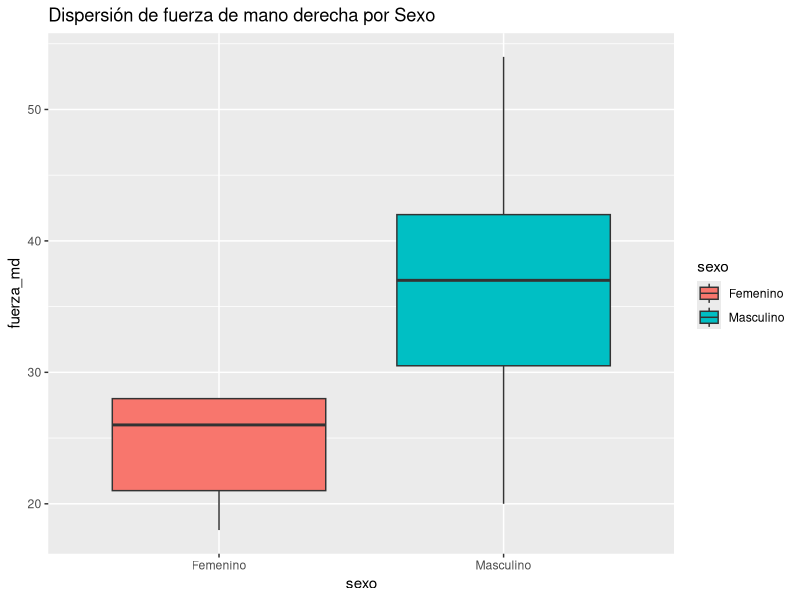
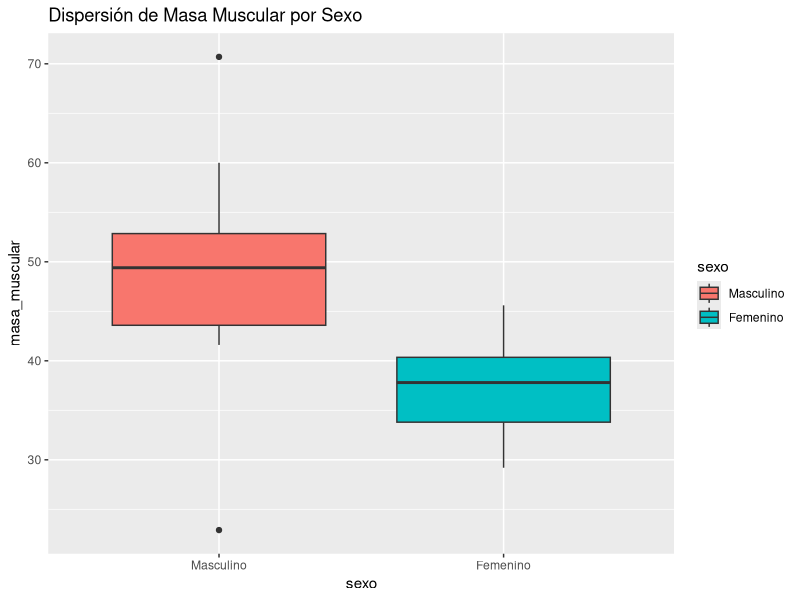
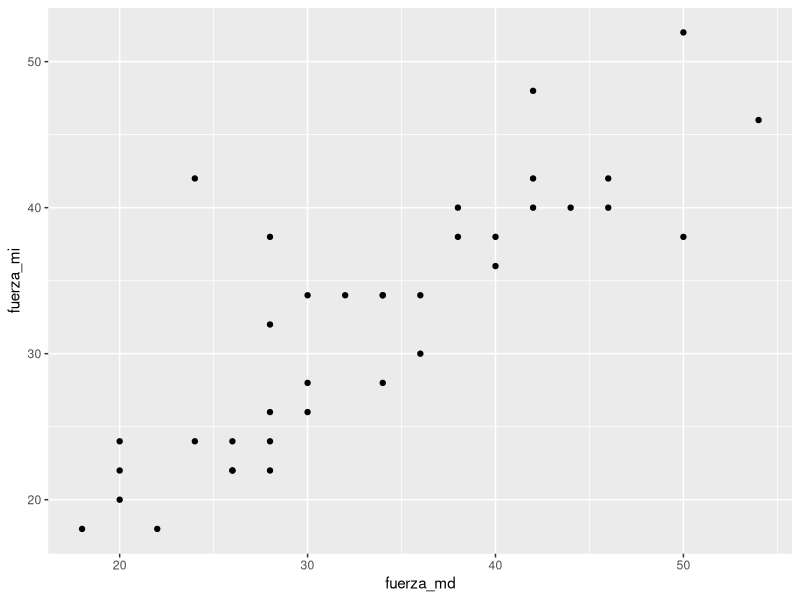
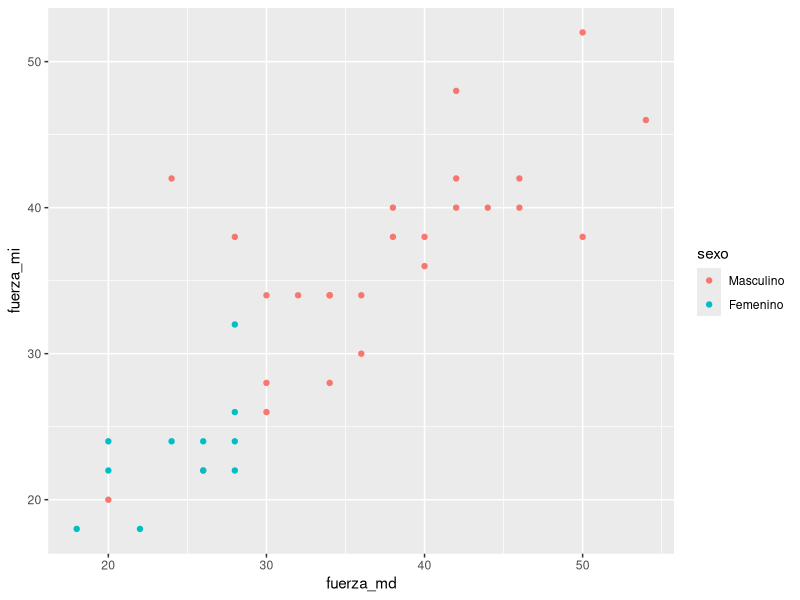
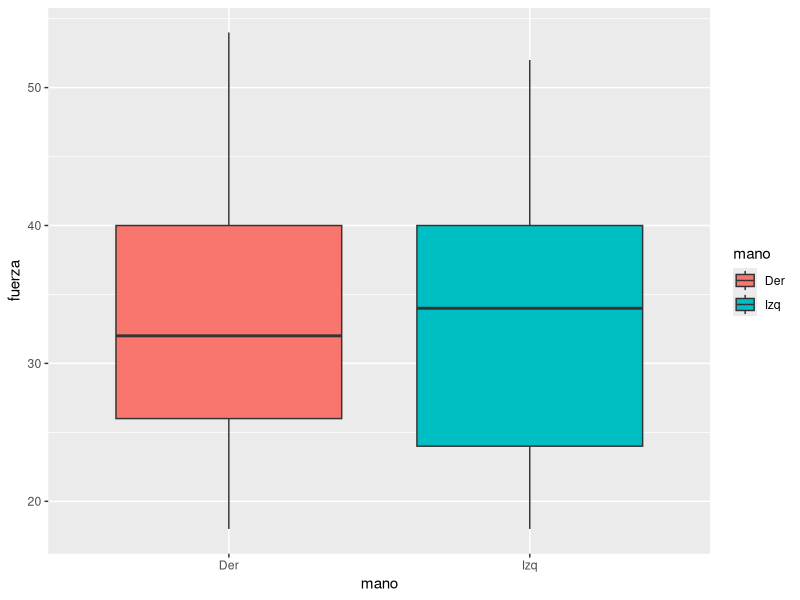
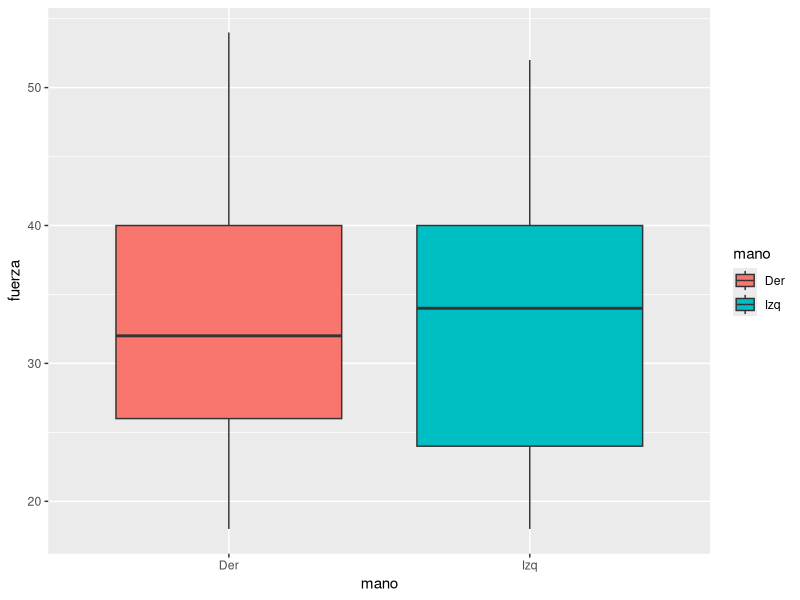

Write the R code that produced these figures, in order.
## ---- chunk 1
#| echo: false
setwd("~/Documents/Cursos/Laboratorio")
## ---- chunk 2
#| echo: true
#| output-location: fragment
#| column: screen-inset-shaded 
getwd()
## ---- chunk 3
#| echo: true
#| output-location: fragment
#| column: screen-inset-shaded 
setwd("~/Documents/Cursos/Laboratorio")
## ---- chunk 4
#| echo: true
#| output-location: fragment
#| column: screen-inset-shaded 
library(tidyverse) 
options(pillar.sigfig = 5) 
## ---- chunk 5
#| echo: true
#| output-location: fragment
#| column: screen-inset-shaded

library(readxl) #<1> 
df <- read.csv("DatosFisioLimpio.csv",row.names=1, stringsAsFactors=TRUE)
## ---- chunk 6
#| echo: true
#| output-location: fragment
#| column: screen-inset-shaded
summary(df)   
## ---- chunk 7
#| echo: true
#| output-location: fragment
#| column: screen-inset-shaded
glimpse(df)
## ---- chunk 8
#| echo: true 
library(tidyverse)
library(broom)
df |> 
  ggplot(aes(x = sexo, y = fuerza_md, fill = sexo)) +
  geom_boxplot() +
  labs(title = "Dispersión de fuerza de mano derecha por Sexo")
## ---- chunk 9
#| echo: true
#| output-location: fragment
#| column: screen-inset-shaded

df|>group_by(sexo)|>summarise(N=n(),Media=mean(fuerza_md),Var=var(fuerza_md))  
## ---- chunk 10
#| echo: true
#| output-location: fragment
#| column: screen-inset-shaded
eemedia=function(x){
  sd(x,na.rm = TRUE)/sqrt(length(na.omit(x))) 
}
## ---- chunk 11
#| echo: true
#| output-location: fragment
#| column: screen-inset-shaded

df|>group_by(sexo)|>summarise(N=n(),Media=mean(fuerza_md),Var=var(fuerza_md),Ee=eemedia(fuerza_md))  
## ---- chunk 12
#| echo: true
#| output-location: fragment
#| column: screen-inset-shaded

df|>group_by(sexo)|>summarise(N=n(),Media=mean(fuerza_md),Sd=sd(fuerza_md)) |> mutate(ee=Sd/sqrt(N))   
## ---- chunk 13
#| echo: true
#| output-location: fragment
#| column: screen-inset-shaded

df |>with(var.test(fuerza_md~sexo)) 
## ---- chunk 14
#| echo: true
#| output-location: fragment
#| column: screen-inset-shaded

resultados_f <- df |>with(var.test(fuerza_md~sexo))|>tidy()
## ---- chunk 15
#| echo: true
#| output-location: fragment
#| column: screen-inset-shaded
print(resultados_f ) 
## ---- chunk 16
#| echo: true
#| output-location: fragment
#| column: screen-inset-shaded

df |>with(t.test(fuerza_md~sexo,alternative='greater'))
## ---- chunk 17
#| echo: true
#| output-location: fragment
#| column: screen-inset-shaded

df |>with(t.test(fuerza_md~sexo,alternative='less')) 
## ---- chunk 18
#| echo: true
#| output-location: fragment
#| column: screen-inset-shaded

resultados_t <- df |>with(t.test(fuerza_md~sexo,alternative='greater'))|>tidy()
print(resultados_t)
## ---- chunk 19
#| echo: true
#| output-location: fragment
#| column: screen-inset-shaded
df$sexo=factor(df$sexo)
levels(df$sexo) 
## ---- chunk 20
#| echo: true
#| output-location: fragment
#| column: screen-inset-shaded

df$sexo=relevel(df$sexo,ref="Masculino") 
levels(df$sexo) 
## ---- chunk 21
#| echo: true
#| output-location: fragment
#| column: screen-inset-shaded

df |>with(t.test(fuerza_md~sexo,alternative='greater'))

## ---- chunk 22
#| echo: true
#| output-location: fragment
#| column: screen-inset-shaded

resultados_t <- df |>with(t.test(fuerza_md~sexo,alternative='greater'))|>tidy()
print(resultados_t)
## ---- chunk 23
#| echo: true 
df |> 
  ggplot(aes(x = sexo, y = masa_muscular, fill = sexo)) +
  geom_boxplot() +
  labs(title = "Dispersión de Masa Muscular por Sexo")
## ---- chunk 24
#| echo: true
#| output-location: fragment
#| column: screen-inset-shaded

df|>group_by(sexo)|>summarise(N=n(),Media=mean(masa_muscular),Var=var(masa_muscular))  
## ---- chunk 25
#| echo: true
#| output-location: fragment
#| column: screen-inset-shaded
eemedia=function(x){
  sd(x,na.rm = TRUE)/length(na.omit(x)) 
}
## ---- chunk 26
#| echo: true
#| output-location: fragment
#| column: screen-inset-shaded

df|>group_by(sexo)|>summarise(N=n(),Media=mean(masa_muscular),Var=var(masa_muscular),Ee=eemedia(masa_muscular))  
## ---- chunk 27
#| echo: true
#| output-location: fragment
#| column: screen-inset-shaded

resultados_f <- df |>with(var.test(masa_muscular~sexo))|>tidy()
## ---- chunk 28
#| echo: true
#| output-location: fragment
#| column: screen-inset-shaded

print(resultados_f ) 
## ---- chunk 29
#| echo: true
#| output-location: fragment
#| column: screen-inset-shaded
df|>with(t.test(masa_muscular ~ sexo, var.equal = TRUE,alternative="greater"))
## ---- chunk 30
#| echo: true
#| output-location: fragment
#| column: screen-inset-shaded
prueba_t<- df|>with(t.test(masa_muscular ~ sexo, var.equal = TRUE,alternative="greater"))|>tidy()
print(prueba_t) 
## ---- chunk 31
#| echo: true
#| output-location: fragment
#| column: screen-inset-shaded

ggplot(df,aes(x=fuerza_md, y=fuerza_mi)) + geom_point()
## ---- chunk 32
#| echo: true
#| output-location: fragment
#| column: screen-inset-shaded

ggplot(df,aes(x=fuerza_md, y=fuerza_mi,col=sexo)) + geom_point()
## ---- chunk 33
#| echo: false 
#| output-location: fragment
#| column: screen-inset-shaded

fuerza=df|>select(starts_with("fuerza"),sexo)|> pivot_longer(cols = starts_with("fuerza"), values_to = 'fuerza',names_to ='mano') |> mutate(mano=factor(mano,labels = c("Der","Izq")))   



fuerza|>ggplot(aes(x=mano,y=fuerza,fill = mano))+geom_boxplot()
## ---- chunk 34
#| echo: true 
#| eval: true
#| output-location: fragment
#| column: screen-inset-shaded

fuerza=df|>select(starts_with("fuerza"),sexo)

fuerzal=fuerza|>pivot_longer(cols=starts_with("fuerza"), 
                values_to = 'fuerza',names_to ='mano')

fuerzal= fuerzal |>mutate(mano=factor(mano,labels = c("Der","Izq")))   
## ---- chunk 35
#| echo: true 
#| eval: true 
#| output-location: fragment
#| column: screen-inset-shaded


print(fuerzal) 

## ---- chunk 36
#| echo: true 
#| eval: true
#| output-location: fragment
#| column: screen-inset-shaded

fuerzal|>ggplot(aes(x=mano,y=fuerza,fill = mano))+geom_boxplot()
## ---- chunk 37
#| echo: true
#| output-location: fragment
#| column: screen-inset-shaded

fuerzal|>group_by(mano)|>summarise(n=n(),
          Media=mean(fuerza),
          Mediana=median(fuerza), 
          Var=var(fuerza))
## ---- chunk 38
#| echo: true
#| output-location: fragment
#| column: screen-inset-shaded

fuerzal|>group_by(sexo,mano)|>summarise(N=n(),  
              Media=mean(fuerza),
              Var=var(fuerza),
              Sd=sd(fuerza))  
## ---- chunk 39
#| echo: true
#| output-location: fragment
#| column: screen-inset-shaded

df|>group_by(sexo)|>summarise(N=n(),MediaI=mean(fuerza_mi),MediaD=mean(fuerza_md),SdI=sd(fuerza_mi),SdD=sd(fuerza_md))  

## ---- chunk 40
#| echo: true
#| output-location: fragment
#| column: screen-inset-shaded
library(broom)
library(knitr) 
df |>with(t.test(fuerza_md, fuerza_mi, 
                 paired = TRUE,
                 alternative="greater"))
## ---- chunk 41
#| echo: true
#| output-location: fragment
#| column: screen-inset-shaded
library(broom)
library(knitr) 
df |> filter(sexo=="Masculino") |>with(t.test(fuerza_md, fuerza_mi, paired = TRUE))
## ---- chunk 42
#| echo: true
#| output-location: fragment
#| column: screen-inset-shaded
library(broom)
library(knitr) 
df |> filter(sexo=="Femenino") |>with(t.test(fuerza_md, fuerza_mi, paired = TRUE))
## ---- chunk 43
#| echo: true
#| output-location: fragment
#| column: screen-inset-shaded

library(broom)
library(knitr) 

resultados_t <- df|>
  with(t.test(fuerza_md, fuerza_mi, 
              paired = TRUE, 
              alternative="greater")) |> tidy()

print(resultados_t)

## ---- chunk 44
#| echo: true
#| output-location: fragment
#| column: screen-inset-shaded
library(broom)
library(knitr) 
resultados_tm=df |> filter(sexo=="Masculino")|>
          with(t.test(fuerza_md, fuerza_mi,
            paired = TRUE))|> tidy()
## ---- chunk 45
#| echo: true
#| output-location: fragment
#| column: screen-inset-shaded
library(broom)
library(knitr) 
resultados_tf=df |> filter(sexo=="Femenino")|>
  with(t.test(fuerza_md, fuerza_mi,
      paired = TRUE))|> tidy() 
## ---- chunk 46
#| echo: true
#| output-location: fragment
#| column: screen-inset-shaded

res=rbind(resultados_t,resultados_tm,resultados_tf) 

res 

## ---- chunk 47
#| echo: true
library(knitr)
library(kableExtra) # Este es el paquete clave

# Presentación elegante para HTML
res |>
  kable(
    digits = 4, 
    caption = "Resultados de la Prueba t 
              para Muestras Pareadas: Fuerza MD vs MI",
    col.names = c("Estimación", "Estadístico t", "p-valor",
                  "gl", "Lím. Inf. (95%)", "Lím. Sup. (95%)",
                  "Método", "Alternativa")
  ) |>
  kable_styling(
    bootstrap_options = c("striped", "hover", 
                          "condensed", "responsive"),
    full_width = FALSE, position = "center"
  ) |>
  column_spec(3, bold = TRUE, color = "white",
              background = "#D7261E") # Resalta el p-valor
